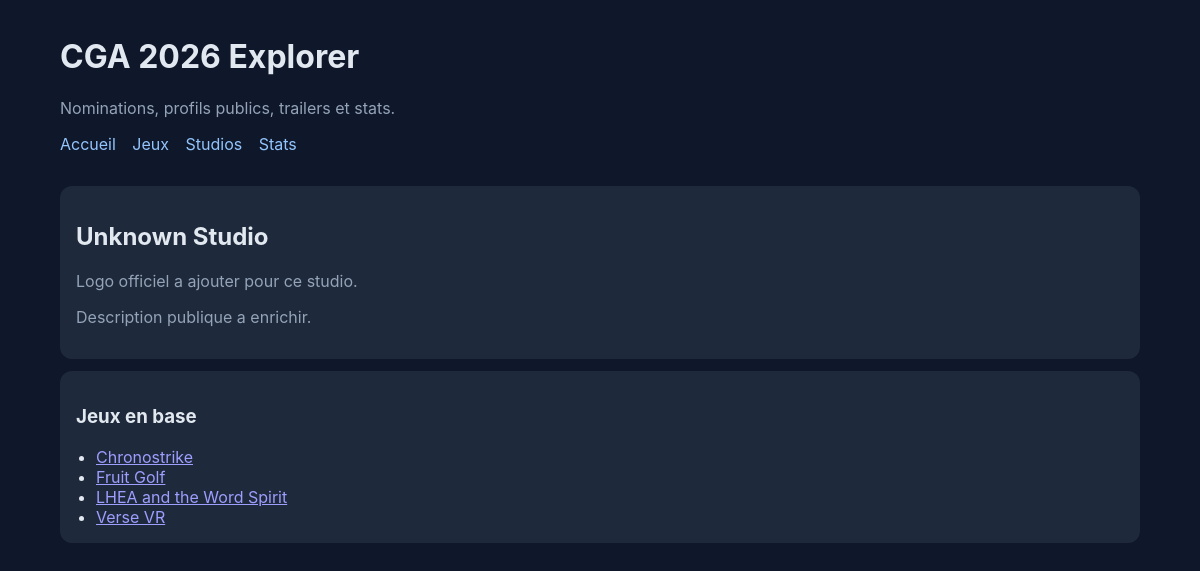
The app's page /studios/26 with its own data.
### tables this page shows
CREATE TABLE studios (
    id INTEGER PRIMARY KEY AUTOINCREMENT,
    name TEXT NOT NULL UNIQUE,
    country TEXT,
    description TEXT,
    website_url TEXT,
    wikipedia_url TEXT
, logo_image_url TEXT);

CREATE TABLE games (
    id INTEGER PRIMARY KEY AUTOINCREMENT,
    title TEXT NOT NULL UNIQUE,
    description TEXT,
    release_year INTEGER,
    studio_id INTEGER,
    metacritic_score INTEGER,
    metacritic_url TEXT,
    youtube_trailer_url TEXT,
    official_site_url TEXT,
    wikipedia_url TEXT, cover_image_url TEXT,
    FOREIGN KEY (studio_id) REFERENCES studios(id)
);

### app.py (the view)
@app.route("/studios/<int:studio_id>")
def studio_detail(studio_id: int):
    studio = query_one("SELECT * FROM studios WHERE id = ?", (studio_id,))
    if not studio:
        abort(404)
    games = query_all(
        """
        SELECT g.id, g.title, g.metacritic_score
        FROM games g
        WHERE g.studio_id = ?
        ORDER BY g.title
        """,
        (studio_id,),
    )
    return render_template("studio_detail.html", studio=studio, games=games)

### app.py (called while the page is built)
def query_all(sql: str, params: tuple = ()):
    with get_connection() as conn:
        return conn.execute(sql, params).fetchall()

def query_one(sql: str, params: tuple = ()):
    with get_connection() as conn:
        return conn.execute(sql, params).fetchone()

### db.py (called while the page is built)
@contextmanager
def get_connection():
    conn = sqlite3.connect(DB_PATH)
    conn.row_factory = sqlite3.Row
    try:
        yield conn
        conn.commit()
    finally:
        conn.close()

### templates/studio_detail.html (shortened to what this page needs)
{% extends "base.html" %}
{% block content %}
  <div class="card">
    <h2>{{ studio.name }}</h2>
    {% if studio.logo_image_url %}
      <img class="media" src="{{ studio.logo_image_url }}" alt="Logo officiel de {{ studio.name }}">
    {% else %}
      <p class="muted">Logo officiel a ajouter pour ce studio.</p>
    {% endif %}
    <p class="muted">{{ studio.description or "Description publique a enrichir." }}</p>
  </div>
  <div class="card">
    <h3>Jeux en base</h3>
    <ul>
      {% for game in games %}
        <li><a href="/games/{{ game.id }}">{{ game.title }}</a> {% if game.metacritic_score %}- MC {{ game.metacritic_score }}{% endif %}</li>
      {% else %}
        <li>Aucun jeu relie pour l'instant.</li>
      {% endfor %}
    </ul>
  </div>
{% endblock %}

### templates/base.html (style rules this page uses)
:root { color-scheme: dark; }
body { font-family: Inter, system-ui, sans-serif; margin: 0; background: #0f172a; color: #e2e8f0; }
.card { background: #1e293b; border-radius: 12px; padding: 16px; margin-bottom: 12px; }
.muted { color: #94a3b8; }
ul { margin: 0; padding-left: 20px; }

### records on screen
studios: name "Unknown Studio", description "Description publique a enrichir."
games: title "Chronostrike"
games: title "Fruit Golf"
games: title "LHEA and the Word Spirit"
games: title "Verse VR"
